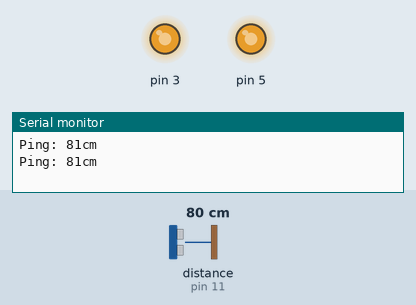
A sketch run on a simulated Arduino Uno, built with avr-gcc and run on an emulated ATmega328P. On the bench: output pins drawn as LEDs (lit = HIGH), the last lines printed to the serial monitor. The inputs (shaded band) are chosen by the test bench; at power-on: distance to the obstacle (sensor on pin 11) 80 cm. The echo pulse lasts 58.3 µs per cm.

Above: at 1.9 s.
2.0 s: distance to the obstacle (sensor on pin 11) set to 22 cm
3.5 s: distance to the obstacle (sensor on pin 11) set to 18 cm
At 5.1 s:
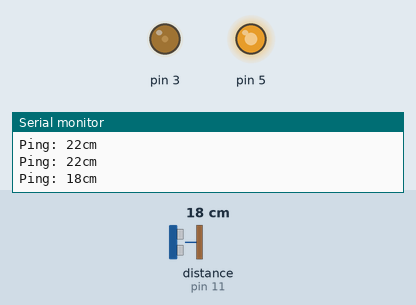
5.7 s: distance to the obstacle (sensor on pin 11) set to 12 cm
7.5 s: distance to the obstacle (sensor on pin 11) set to 9 cm
At 9.6 s:
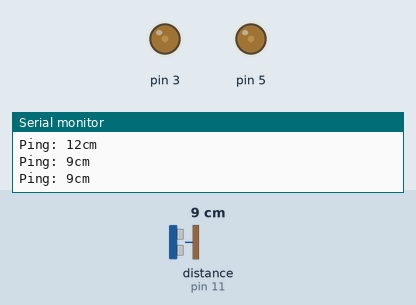
9.9 s: distance to the obstacle (sensor on pin 11) set to 35 cm
At 11.5 s:
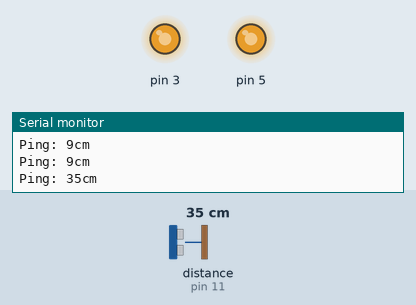
12.0 s: distance to the obstacle (sensor on pin 11) set to 2 cm
At 13.3 s:
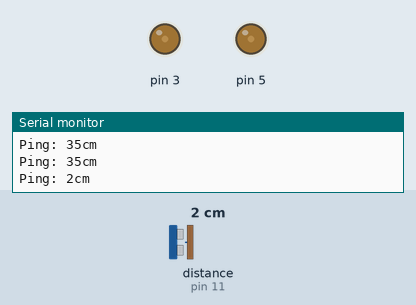
Timing chart, 0 to 15.0 s (numbered marks = the images above; inputs shaded):
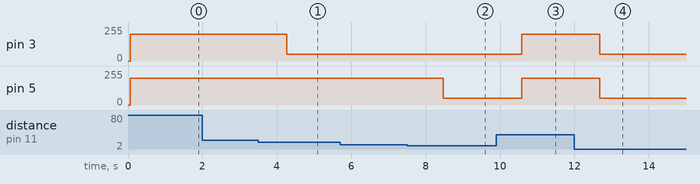

The sketch:

SonarRobot.ino
```cpp
// ---------------------------------------------------------------------------
// Example NewPing library sketch that does a ping about 20 times per second.
// ---------------------------------------------------------------------------

#include <NewPing.h>

#define TRIGGER_PIN  12  // Arduino pin tied to trigger pin on the ultrasonic sensor.
#define ECHO_PIN     11  // Arduino pin tied to echo pin on the ultrasonic sensor.
#define MAX_DISTANCE 200 // Maximum distance we want to ping for (in centimeters). Maximum sensor distance is rated at 400-500cm.

NewPing sonar(TRIGGER_PIN, ECHO_PIN, MAX_DISTANCE); // NewPing setup of pins and maximum distance.
int tmark = 0;
int bmark = 0;
void setup() {
  Serial.begin(9600); // Open serial monitor at 115200 baud to see ping results.

  pinMode(5, OUTPUT);
  pinMode(3, OUTPUT);

}

void loop() {
  delay(50);                     // Wait 50ms between pings (about 20 pings/sec). 29ms should be the shortest delay between pings.
  int pingSonar = sonar.ping_cm();
  Serial.print("Ping: ");
  Serial.print(pingSonar); // Send ping, get distance in cm and print result (0 = outside set distance range)
  Serial.println("cm");


  int ms = millis();

  if( pingSonar <= 1 || pingSonar >= 20 )
  {
    analogWrite(5, 200);
    analogWrite(3, 200);
    delay(1000);
  }
  else if( pingSonar < 20 && pingSonar > 10 ) //turn
  {
    //if( tmark < millis() )
    //  tmark = millis() + 700;

    analogWrite(5, 200);
    analogWrite(3, 50);

    delay(1000);
  }
  else if( pingSonar <= 10 )   // back up
  {
//    if( bmark < millis() )
//      bmark = millis() + 1500;

    analogWrite(5, 50);
    analogWrite(3, 50);

    delay( 1000 );
  }


}
```

Measured:
- the behaviour switches between 20 and 19 cm on distance to the obstacle (sensor on pin 11) (found by bisection; images 0 and 1)
- the behaviour switches between 11 and 10 cm on distance to the obstacle (sensor on pin 11) (found by bisection; images 1 and 2)
- after the input at 3.5 s, pin 3: 200/255 → 50/255 after 0.77 s
- after the input at 7.5 s, pin 5: 200/255 → 50/255 after 0.97 s
- after the input at 9.9 s, pin 3, pin 5: 50/255 → 200/255 after 0.68 s
- after the input at 12.0 s, pin 3, pin 5: 200/255 → 50/255 after 0.68 s
